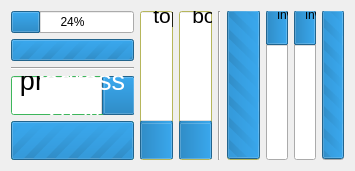
     <widget class="QWidget" name="page_4">
      <layout class="QGridLayout" name="gridLayout_11">
       <item row="0" column="0">
        <layout class="QGridLayout" name="gridLayout_6">
         <item row="2" column="0">
          <widget class="Line" name="line">
           <property name="orientation">
            <enum>Qt::Orientation::Horizontal</enum>
           </property>
          </widget>
         </item>
         <item row="1" column="0">
          <widget class="QProgressBar" name="progressBar_7">
           <property name="maximum">
            <number>0</number>
           </property>
           <property name="value">
            <number>-1</number>
           </property>
           <property name="alignment">
            <set>Qt::AlignmentFlag::AlignCenter</set>
           </property>
          </widget>
         </item>
         <item row="3" column="0">
          <widget class="QProgressBar" name="progressBar_2">
           <property name="palette">
            <palette>
             <active>
              <colorrole role="WindowText">
               <brush brushstyle="SolidPattern">
                <color alpha="255">
                 <red>255</red>
                 <green>0</green>
                 <blue>0</blue>
                </color>
               </brush>
              </colorrole>
              <colorrole role="Window">
               <brush brushstyle="SolidPattern">
                <color alpha="255">
                 <red>85</red>
                 <green>255</green>
                 <blue>127</blue>
                </color>
               </brush>
              </colorrole>
             </active>
             <inactive>
              <colorrole role="WindowText">
               <brush brushstyle="SolidPattern">
                <color alpha="255">
                 <red>255</red>
                 <green>0</green>
                 <blue>0</blue>
                </color>
               </brush>
              </colorrole>
              <colorrole role="Window">
               <brush brushstyle="SolidPattern">
                <color alpha="255">
                 <red>85</red>
                 <green>255</green>
                 <blue>127</blue>
                </color>
               </brush>
              </colorrole>
             </inactive>
             <disabled>
              <colorrole role="Base">
               <brush brushstyle="SolidPattern">
                <color alpha="255">
                 <red>85</red>
                 <green>255</green>
                 <blue>127</blue>
                </color>
               </brush>
              </colorrole>
              <colorrole role="Window">
               <brush brushstyle="SolidPattern">
                <color alpha="255">
                 <red>85</red>
                 <green>255</green>
                 <blue>127</blue>
                </color>
               </brush>
              </colorrole>
             </disabled>
            </palette>
           </property>
           <property name="font">
            <font>
             <pointsize>20</pointsize>
            </font>
           </property>
           <property name="value">
            <number>24</number>
           </property>
           <property name="invertedAppearance">
            <bool>true</bool>
           </property>
           <property name="format">
            <string>progress %p%</string>
           </property>
          </widget>
         </item>
         <item row="0" column="0">
          <widget class="QProgressBar" name="progressBar">
           <property name="value">
            <number>24</number>
           </property>
           <property name="alignment">
            <set>Qt::AlignmentFlag::AlignCenter</set>
           </property>
          </widget>
         </item>
         <item row="4" column="0">
          <widget class="QProgressBar" name="progressBar_8">
           <property name="palette">
            <palette>
             <active>
              <colorrole role="Window">
               <brush brushstyle="SolidPattern">
                <color alpha="255">
                 <red>85</red>
                 <green>255</green>
                 <blue>127</blue>
                </color>
               </brush>
              </colorrole>
             </active>
             <inactive>
              <colorrole role="Window">
               <brush brushstyle="SolidPattern">
                <color alpha="255">
                 <red>85</red>
                 <green>255</green>
                 <blue>127</blue>
                </color>
               </brush>
              </colorrole>
             </inactive>
             <disabled>
              <colorrole role="Base">
               <brush brushstyle="SolidPattern">
                <color alpha="255">
                 <red>85</red>
                 <green>255</green>
                 <blue>127</blue>
                </color>
               </brush>
              </colorrole>
              <colorrole role="Window">
               <brush brushstyle="SolidPattern">
                <color alpha="255">
                 <red>85</red>
                 <green>255</green>
                 <blue>127</blue>
                </color>
               </brush>
              </colorrole>
             </disabled>
            </palette>
           </property>
           <property name="font">
            <font>
             <pointsize>20</pointsize>
            </font>
           </property>
           <property name="maximum">
            <number>0</number>
           </property>
           <property name="value">
            <number>-1</number>
           </property>
           <property name="invertedAppearance">
            <bool>true</bool>
           </property>
          </widget>
         </item>
        </layout>
       </item>
       <item row="0" column="1">
        <layout class="QGridLayout" name="gridLayout_9">
         <item row="0" column="5">
          <widget class="QProgressBar" name="progressBar_6">
           <property name="value">
            <number>24</number>
           </property>
           <property name="alignment">
            <set>Qt::AlignmentFlag::AlignCenter</set>
           </property>
           <property name="orientation">
            <enum>Qt::Orientation::Vertical</enum>
           </property>
           <property name="invertedAppearance">
            <bool>true</bool>
           </property>
           <property name="textDirection">
            <enum>QProgressBar::Direction::BottomToTop</enum>
           </property>
           <property name="format">
            <string>inverted + bottom to top %p%</string>
           </property>
          </widget>
         </item>
         <item row="0" column="3">
          <widget class="QProgressBar" name="progressBar_9">
           <property name="palette">
            <palette>
             <active>
              <colorrole role="Window">
               <brush brushstyle="SolidPattern">
                <color alpha="255">
                 <red>255</red>
                 <green>255</green>
                 <blue>127</blue>
                </color>
               </brush>
              </colorrole>
             </active>
             <inactive>
              <colorrole role="Window">
               <brush brushstyle="SolidPattern">
                <color alpha="255">
                 <red>255</red>
                 <green>255</green>
                 <blue>127</blue>
                </color>
               </brush>
              </colorrole>
             </inactive>
             <disabled>
              <colorrole role="Base">
               <brush brushstyle="SolidPattern">
                <color alpha="255">
                 <red>255</red>
                 <green>255</green>
                 <blue>127</blue>
                </color>
               </brush>
              </colorrole>
              <colorrole role="Window">
               <brush brushstyle="SolidPattern">
                <color alpha="255">
                 <red>255</red>
                 <green>255</green>
                 <blue>127</blue>
                </color>
               </brush>
              </colorrole>
             </disabled>
            </palette>
           </property>
           <property name="font">
            <font>
             <pointsize>16</pointsize>
            </font>
           </property>
           <property name="maximum">
            <number>0</number>
           </property>
           <property name="value">
            <number>-1</number>
           </property>
           <property name="alignment">
            <set>Qt::AlignmentFlag::AlignCenter</set>
           </property>
           <property name="orientation">
            <enum>Qt::Orientation::Vertical</enum>
           </property>
           <property name="invertedAppearance">
            <bool>false</bool>
           </property>
           <property name="textDirection">
            <enum>QProgressBar::Direction::BottomToTop</enum>
           </property>
           <property name="format">
            <string>bottom to top text %p%</string>
           </property>
          </widget>
         </item>
         <item row="0" column="2">
          <widget class="Line" name="line_2">
           <property name="orientation">
            <enum>Qt::Orientation::Vertical</enum>
           </property>
          </widget>
         </item>
         <item row="0" column="1">
          <widget class="QProgressBar" name="progressBar_5">
           <property name="palette">
            <palette>
             <active>
              <colorrole role="WindowText">
               <brush brushstyle="SolidPattern">
                <color alpha="255">
                 <red>170</red>
                 <green>85</green>
                 <blue>255</blue>
                </color>
               </brush>
              </colorrole>
              <colorrole role="Window">
               <brush brushstyle="SolidPattern">
                <color alpha="255">
                 <red>255</red>
                 <green>255</green>
                 <blue>127</blue>
                </color>
               </brush>
              </colorrole>
             </active>
             <inactive>
              <colorrole role="WindowText">
               <brush brushstyle="SolidPattern">
                <color alpha="255">
                 <red>170</red>
                 <green>85</green>
                 <blue>255</blue>
                </color>
               </brush>
              </colorrole>
              <colorrole role="Window">
               <brush brushstyle="SolidPattern">
                <color alpha="255">
                 <red>255</red>
                 <green>255</green>
                 <blue>127</blue>
                </color>
               </brush>
              </colorrole>
             </inactive>
             <disabled>
              <colorrole role="Base">
               <brush brushstyle="SolidPattern">
                <color alpha="255">
                 <red>255</red>
                 <green>255</green>
                 <blue>127</blue>
                </color>
               </brush>
              </colorrole>
              <colorrole role="Window">
               <brush brushstyle="SolidPattern">
                <color alpha="255">
                 <red>255</red>
                 <green>255</green>
                 <blue>127</blue>
                </color>
               </brush>
              </colorrole>
             </disabled>
            </palette>
           </property>
           <property name="font">
            <font>
             <pointsize>16</pointsize>
            </font>
           </property>
           <property name="value">
            <number>24</number>
           </property>
           <property name="alignment">
            <set>Qt::AlignmentFlag::AlignCenter</set>
           </property>
           <property name="orientation">
            <enum>Qt::Orientation::Vertical</enum>
           </property>
           <property name="invertedAppearance">
            <bool>false</bool>
           </property>
           <property name="textDirection">
            <enum>QProgressBar::Direction::BottomToTop</enum>
           </property>
           <property name="format">
            <string>bottom to top text %p%</string>
           </property>
          </widget>
         </item>
         <item row="0" column="4">
          <widget class="QProgressBar" name="progressBar_4">
           <property name="value">
            <number>24</number>
           </property>
           <property name="alignment">
            <set>Qt::AlignmentFlag::AlignCenter</set>
           </property>
           <property name="orientation">
            <enum>Qt::Orientation::Vertical</enum>
           </property>
           <property name="invertedAppearance">
            <bool>true</bool>
           </property>
           <property name="textDirection">
            <enum>QProgressBar::Direction::TopToBottom</enum>
           </property>
           <property name="format">
            <string>inverted + top to bottom %p%</string>
           </property>
          </widget>
         </item>
         <item row="0" column="0">
          <widget class="QProgressBar" name="progressBar_3">
           <property name="palette">
            <palette>
             <active>
              <colorrole role="Window">
               <brush brushstyle="SolidPattern">
                <color alpha="255">
                 <red>255</red>
                 <green>255</green>
                 <blue>127</blue>
                </color>
               </brush>
              </colorrole>
             </active>
             <inactive>
              <colorrole role="Window">
               <brush brushstyle="SolidPattern">
                <color alpha="255">
                 <red>255</red>
                 <green>255</green>
                 <blue>127</blue>
                </color>
               </brush>
              </colorrole>
             </inactive>
             <disabled>
              <colorrole role="Base">
               <brush brushstyle="SolidPattern">
                <color alpha="255">
                 <red>255</red>
                 <green>255</green>
                 <blue>127</blue>
                </color>
               </brush>
              </colorrole>
              <colorrole role="Window">
               <brush brushstyle="SolidPattern">
                <color alpha="255">
                 <red>255</red>
                 <green>255</green>
                 <blue>127</blue>
                </color>
               </brush>
              </colorrole>
             </disabled>
            </palette>
           </property>
           <property name="font">
            <font>
             <pointsize>16</pointsize>
            </font>
           </property>
           <property name="value">
            <number>24</number>
           </property>
           <property name="alignment">
            <set>Qt::AlignmentFlag::AlignCenter</set>
           </property>
           <property name="orientation">
            <enum>Qt::Orientation::Vertical</enum>
           </property>
           <property name="textDirection">
            <enum>QProgressBar::Direction::TopToBottom</enum>
           </property>
           <property name="format">
            <string>top to bottom text %p%</string>
           </property>
          </widget>
         </item>
         <item row="0" column="6">
          <widget class="QProgressBar" name="progressBar_10">
           <property name="maximum">
            <number>0</number>
           </property>
           <property name="value">
            <number>-1</number>
           </property>
           <property name="alignment">
            <set>Qt::AlignmentFlag::AlignCenter</set>
           </property>
           <property name="orientation">
            <enum>Qt::Orientation::Vertical</enum>
           </property>
           <property name="invertedAppearance">
            <bool>true</bool>
           </property>
           <property name="textDirection">
            <enum>QProgressBar::Direction::BottomToTop</enum>
           </property>
           <property name="format">
            <string>inverted + bottom to top %p%</string>
           </property>
          </widget>
         </item>
        </layout>
       </item>
      </layout>
     </widget>
